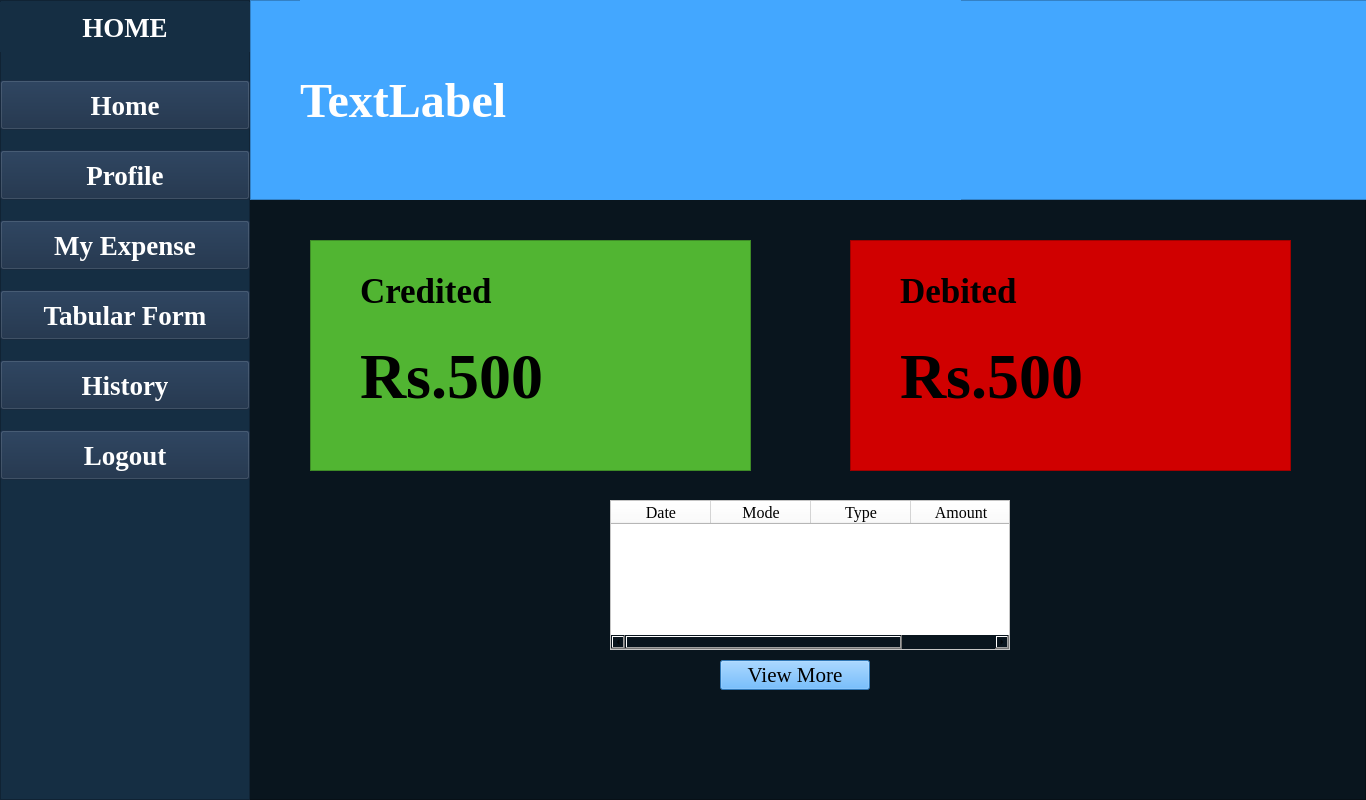
<?xml version="1.0" encoding="UTF-8"?>
<ui version="4.0">
 <class>MainWindow</class>
 <widget class="QMainWindow" name="MainWindow">
  <property name="geometry">
   <rect>
    <x>0</x>
    <y>0</y>
    <width>1366</width>
    <height>800</height>
   </rect>
  </property>
  <property name="windowTitle">
   <string>MainWindow</string>
  </property>
  <widget class="QWidget" name="centralwidget">
   <widget class="QFrame" name="frame">
    <property name="geometry">
     <rect>
      <x>0</x>
      <y>0</y>
      <width>1366</width>
      <height>800</height>
     </rect>
    </property>
    <property name="styleSheet">
     <string notr="true">
background-color: rgb(9, 21, 30);</string>
    </property>
    <property name="frameShape">
     <enum>QFrame::StyledPanel</enum>
    </property>
    <property name="frameShadow">
     <enum>QFrame::Raised</enum>
    </property>
    <widget class="QFrame" name="frame_2">
     <property name="geometry">
      <rect>
       <x>0</x>
       <y>0</y>
       <width>250</width>
       <height>800</height>
      </rect>
     </property>
     <property name="styleSheet">
      <string notr="true">background-color: rgb(21, 46, 67);</string>
     </property>
     <property name="frameShape">
      <enum>QFrame::StyledPanel</enum>
     </property>
     <property name="frameShadow">
      <enum>QFrame::Raised</enum>
     </property>
     <widget class="QLabel" name="label">
      <property name="geometry">
       <rect>
        <x>0</x>
        <y>2</y>
        <width>250</width>
        <height>50</height>
       </rect>
      </property>
      <property name="font">
       <font>
        <family>Times New Roman</family>
        <pointsize>20</pointsize>
        <weight>75</weight>
        <bold>true</bold>
       </font>
      </property>
      <property name="styleSheet">
       <string notr="true">color: rgb(255, 255, 255);</string>
      </property>
      <property name="text">
       <string>HOME</string>
      </property>
      <property name="alignment">
       <set>Qt::AlignCenter</set>
      </property>
     </widget>
     <widget class="QPushButton" name="pushButton">
      <property name="geometry">
       <rect>
        <x>0</x>
        <y>80</y>
        <width>250</width>
        <height>50</height>
       </rect>
      </property>
      <property name="font">
       <font>
        <family>Times New Roman</family>
        <pointsize>20</pointsize>
        <weight>75</weight>
        <bold>true</bold>
       </font>
      </property>
      <property name="styleSheet">
       <string notr="true">color: rgb(255, 255, 255);
background-color: rgb(21, 41, 67, 100);</string>
      </property>
      <property name="text">
       <string>Home</string>
      </property>
     </widget>
     <widget class="QPushButton" name="pushButton_3">
      <property name="geometry">
       <rect>
        <x>0</x>
        <y>220</y>
        <width>250</width>
        <height>50</height>
       </rect>
      </property>
      <property name="font">
       <font>
        <family>Times New Roman</family>
        <pointsize>20</pointsize>
        <weight>75</weight>
        <bold>true</bold>
       </font>
      </property>
      <property name="styleSheet">
       <string notr="true">color: rgb(255, 255, 255);
background-color: rgb(21, 41, 67, 100);</string>
      </property>
      <property name="text">
       <string>My Expense</string>
      </property>
     </widget>
     <widget class="QPushButton" name="pushButton_4">
      <property name="geometry">
       <rect>
        <x>0</x>
        <y>290</y>
        <width>250</width>
        <height>50</height>
       </rect>
      </property>
      <property name="font">
       <font>
        <family>Times New Roman</family>
        <pointsize>20</pointsize>
        <weight>75</weight>
        <bold>true</bold>
       </font>
      </property>
      <property name="styleSheet">
       <string notr="true">color: rgb(255, 255, 255);
background-color: rgb(21, 41, 67, 100);</string>
      </property>
      <property name="text">
       <string>Tabular Form</string>
      </property>
     </widget>
     <widget class="QPushButton" name="pushButton_5">
      <property name="geometry">
       <rect>
        <x>0</x>
        <y>360</y>
        <width>250</width>
        <height>50</height>
       </rect>
      </property>
      <property name="font">
       <font>
        <family>Times New Roman</family>
        <pointsize>20</pointsize>
        <weight>75</weight>
        <bold>true</bold>
       </font>
      </property>
      <property name="styleSheet">
       <string notr="true">color: rgb(255, 255, 255);
background-color: rgb(21, 41, 67, 100);</string>
      </property>
      <property name="text">
       <string>History</string>
      </property>
     </widget>
     <widget class="QPushButton" name="pushButton_6">
      <property name="geometry">
       <rect>
        <x>0</x>
        <y>430</y>
        <width>250</width>
        <height>50</height>
       </rect>
      </property>
      <property name="font">
       <font>
        <family>Times New Roman</family>
        <pointsize>20</pointsize>
        <weight>75</weight>
        <bold>true</bold>
       </font>
      </property>
      <property name="styleSheet">
       <string notr="true">color: rgb(255, 255, 255);
background-color: rgb(21, 41, 67, 100);</string>
      </property>
      <property name="text">
       <string>Logout</string>
      </property>
     </widget>
     <widget class="QPushButton" name="pushButton_7">
      <property name="geometry">
       <rect>
        <x>0</x>
        <y>150</y>
        <width>250</width>
        <height>50</height>
       </rect>
      </property>
      <property name="font">
       <font>
        <family>Times New Roman</family>
        <pointsize>20</pointsize>
        <weight>75</weight>
        <bold>true</bold>
       </font>
      </property>
      <property name="styleSheet">
       <string notr="true">color: rgb(255, 255, 255);
background-color: rgb(21, 41, 67, 100);</string>
      </property>
      <property name="text">
       <string>Profile</string>
      </property>
     </widget>
    </widget>
    <widget class="QFrame" name="frame_3">
     <property name="geometry">
      <rect>
       <x>250</x>
       <y>0</y>
       <width>1121</width>
       <height>200</height>
      </rect>
     </property>
     <property name="styleSheet">
      <string notr="true">background-color: rgb(67, 167, 255);</string>
     </property>
     <property name="frameShape">
      <enum>QFrame::StyledPanel</enum>
     </property>
     <property name="frameShadow">
      <enum>QFrame::Raised</enum>
     </property>
     <widget class="QLabel" name="label_3">
      <property name="geometry">
       <rect>
        <x>50</x>
        <y>0</y>
        <width>661</width>
        <height>201</height>
       </rect>
      </property>
      <property name="font">
       <font>
        <family>Times New Roman</family>
        <pointsize>36</pointsize>
        <weight>75</weight>
        <bold>true</bold>
       </font>
      </property>
      <property name="styleSheet">
       <string notr="true">color: rgb(255, 255, 255);</string>
      </property>
      <property name="text">
       <string>TextLabel</string>
      </property>
     </widget>
    </widget>
    <widget class="QFrame" name="frame_4">
     <property name="geometry">
      <rect>
       <x>310</x>
       <y>240</y>
       <width>441</width>
       <height>231</height>
      </rect>
     </property>
     <property name="styleSheet">
      <string notr="true">
background-color: rgb(81, 181, 50);</string>
     </property>
     <property name="frameShape">
      <enum>QFrame::StyledPanel</enum>
     </property>
     <property name="frameShadow">
      <enum>QFrame::Raised</enum>
     </property>
     <widget class="QLabel" name="label_2">
      <property name="geometry">
       <rect>
        <x>50</x>
        <y>30</y>
        <width>141</width>
        <height>41</height>
       </rect>
      </property>
      <property name="font">
       <font>
        <family>Times New Roman</family>
        <pointsize>26</pointsize>
        <weight>75</weight>
        <bold>true</bold>
       </font>
      </property>
      <property name="text">
       <string>Credited</string>
      </property>
     </widget>
     <widget class="QLabel" name="label_5">
      <property name="geometry">
       <rect>
        <x>50</x>
        <y>100</y>
        <width>261</width>
        <height>100</height>
       </rect>
      </property>
      <property name="font">
       <font>
        <family>Times New Roman</family>
        <pointsize>48</pointsize>
        <weight>75</weight>
        <bold>true</bold>
       </font>
      </property>
      <property name="text">
       <string>Rs.500</string>
      </property>
      <property name="alignment">
       <set>Qt::AlignLeading|Qt::AlignLeft|Qt::AlignTop</set>
      </property>
     </widget>
    </widget>
    <widget class="QFrame" name="frame_5">
     <property name="geometry">
      <rect>
       <x>850</x>
       <y>240</y>
       <width>441</width>
       <height>231</height>
      </rect>
     </property>
     <property name="styleSheet">
      <string notr="true">
background-color: rgb(208, 0, 0);</string>
     </property>
     <property name="frameShape">
      <enum>QFrame::StyledPanel</enum>
     </property>
     <property name="frameShadow">
      <enum>QFrame::Raised</enum>
     </property>
     <widget class="QLabel" name="label_4">
      <property name="geometry">
       <rect>
        <x>50</x>
        <y>30</y>
        <width>141</width>
        <height>41</height>
       </rect>
      </property>
      <property name="font">
       <font>
        <family>Times New Roman</family>
        <pointsize>26</pointsize>
        <weight>75</weight>
        <bold>true</bold>
       </font>
      </property>
      <property name="text">
       <string>Debited</string>
      </property>
     </widget>
     <widget class="QLabel" name="label_6">
      <property name="geometry">
       <rect>
        <x>50</x>
        <y>100</y>
        <width>261</width>
        <height>100</height>
       </rect>
      </property>
      <property name="font">
       <font>
        <family>Times New Roman</family>
        <pointsize>48</pointsize>
        <weight>75</weight>
        <bold>true</bold>
       </font>
      </property>
      <property name="text">
       <string>Rs.500</string>
      </property>
      <property name="alignment">
       <set>Qt::AlignLeading|Qt::AlignLeft|Qt::AlignTop</set>
      </property>
     </widget>
    </widget>
    <widget class="QPushButton" name="pushButton_2">
     <property name="geometry">
      <rect>
       <x>720</x>
       <y>660</y>
       <width>150</width>
       <height>30</height>
      </rect>
     </property>
     <property name="font">
      <font>
       <family>Times New Roman</family>
       <pointsize>16</pointsize>
      </font>
     </property>
     <property name="styleSheet">
      <string notr="true">background-color: rgb(67, 167, 255);
</string>
     </property>
     <property name="text">
      <string>View More</string>
     </property>
    </widget>
    <widget class="QTableWidget" name="tableWidget">
     <property name="geometry">
      <rect>
       <x>610</x>
       <y>500</y>
       <width>400</width>
       <height>150</height>
      </rect>
     </property>
     <property name="styleSheet">
      <string notr="true">background-color: rgb(255, 255, 255);</string>
     </property>
     <column>
      <property name="text">
       <string>Date</string>
      </property>
      <property name="font">
       <font>
        <family>Times New Roman</family>
        <pointsize>12</pointsize>
       </font>
      </property>
     </column>
     <column>
      <property name="text">
       <string>Mode</string>
      </property>
      <property name="font">
       <font>
        <family>Times New Roman</family>
        <pointsize>12</pointsize>
       </font>
      </property>
     </column>
     <column>
      <property name="text">
       <string>Type</string>
      </property>
      <property name="font">
       <font>
        <family>Times New Roman</family>
        <pointsize>12</pointsize>
       </font>
      </property>
     </column>
     <column>
      <property name="text">
       <string>Amount</string>
      </property>
      <property name="font">
       <font>
        <family>Times New Roman</family>
        <pointsize>12</pointsize>
       </font>
      </property>
     </column>
    </widget>
   </widget>
  </widget>
 </widget>
 <resources/>
 <connections/>
</ui>
